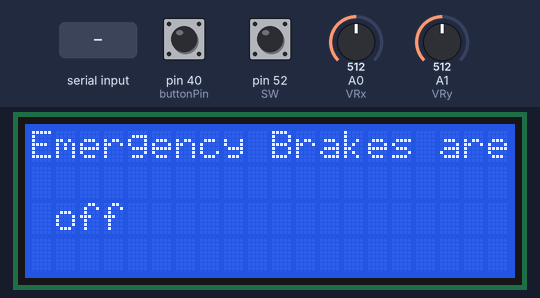
Bench run of a sketch on a simulated Arduino Mega 2560, built with avr-gcc and run on an emulated ATmega2560. On the bench: 20×4 character LCD. The inputs (shaded band) are chosen by the test bench; at power-on: A0 (VRx) = 512, pin 52 (SW) HIGH, pin 40 (buttonPin) LOW, A1 (VRy) = 512. What the sketch prints to the serial monitor is not drawn.

Above: at 1.2 s.
1.3 s: A0 (VRx) set to 743
6.6 s: A0 (VRx) set to 779
At 8.3 s:
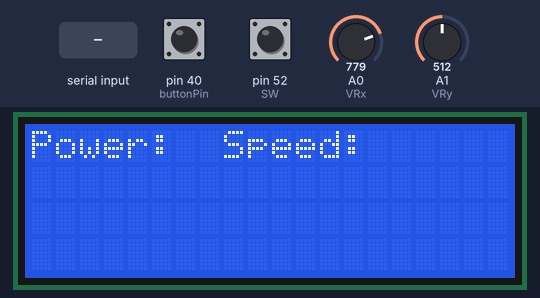
11.9 s: pin 52 (SW) pulled LOW for 0.15 s
At 12.03 s:
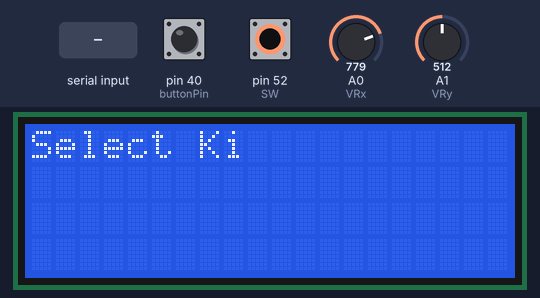
13.5 s: pin 52 (SW) pulled LOW for 3.2 s
At 17.5 s:
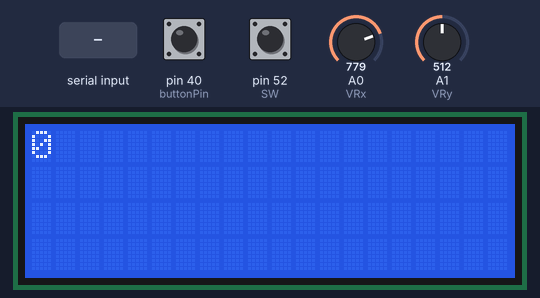
18.2 s: pin 52 (SW) pulled LOW for 3.2 s
At 19.0 s:
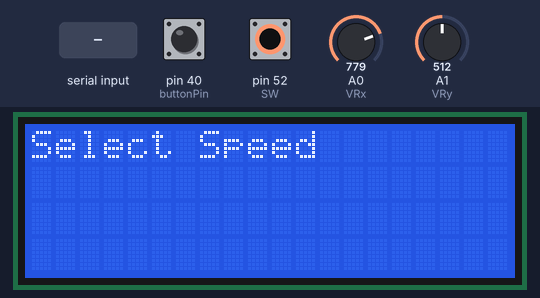
Timing chart, 0 to 19.4 s (numbered marks = the images above; inputs shaded):
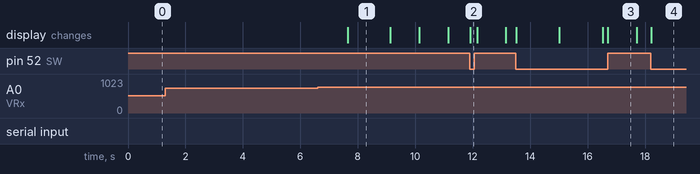

The sketch:

Main.ino
```cpp
#include "include/HWTrainCommunications.hpp"
#include "include/Devices/Devices.hpp"
#include "include/Scheduler.hpp"


void setup()
{
  Serial.begin(9600);

  Devices::InitializeLCD();
  Devices::InitializeJoystick();
  Devices::InitializeButton();


  // Initialize the LCD
  Devices::WriteCharLCD("WELCOME");
}

void loop()
{
  HWTrainCommunications::CommsTask();
}
```

Button.hpp
```cpp
#ifndef BUTTON_HPP
#define BUTTON_HPP

#include <Arduino.h>

namespace Button
{

    void InitializeButton();

    void ButtonClick();

}

#endif
```

Devices.hpp
```cpp
#ifndef Devices_HPP
#define Devices_HPP

#include <Arduino.h>

namespace Devices
{

void InitializeLCD();

void WriteLCD(String& rText);

void WriteCharLCD(char* pChar);

void ClearLCD();

void ScrollRight();

void ScrollTask(void* pNothing);

void InitializeJoystick();

int JoystickRead(int data);

int JoystickReadAlpha(int data);

int JoystickReadBeta(int data);

int JoystickReadCharlie(int data);

bool JoystickClick();

void InitializeButton();

bool ButtonClick();

}

#endif
```

HWTrainCommunications.hpp
```cpp
#ifndef HWTRAINCOMMUNICATIONS
#define HWTRAINCOMMUNICATIONS


namespace HWTrainCommunications
{

enum class RequestCode
{
    INVALID = 1,
    CHECK = 2,

    HWTRAIN_PULL_EBRAKE = 224, // Used by the HW Train Ctrl to pull the train's ebrake
    HWTRAIN_SET_SETPOINT_SPEED = 225, // Used by the HW Train Ctrl to set a train's setpoint speed
    HWTRAIN_PRESS_SERVICE_BRAKE = 226, // Used by the HW Train Ctrl to update use a train's service brake
    HWTRAIN_TOGGLE_DAMN_DOORS = 227, // Used by the HW Train Ctrl to toggle a train's door
    HWTRAIN_TOGGLE_CABIN_LIGHTS = 228, // Used by the HW Train Ctrl to toggle a train's lights
    HWTRAIN_SET_TEMPERATURE = 229, // Used by the HW Train Ctrl to play temperature by sean paul
    HWTRAIN_ANNOUNCE_STATIONS = 230, // Used by the HW Train Ctrl to announce stations
    HWTRAIN_DISPLAY_ADS = 231, // Used by the HW Train Ctrl to display a train's advertisements
    HWTRAIN_GET_HW_TRAIN_CONTROLLER_REQUEST = 232, // Used by the connector script to check if any requests exist for the hardware
    HWTRAIN_SEND_HW_TRAIN_CONTROLLER_RESPONSE = 233, // Used by the connector script to forward the hardware's response to the server
    HWTRAIN_GET_HW_TRAIN_CONTROLLER_RESPONSE = 234, // Used by HW Train Ctrl to get response from the hardware
    HWTRAIN_DISPATCH_TRAIN = 235, // Used by HWTrainController to signify a train has been dispatched
    HWTRAIN_UPDATE_CURRENT_SPEED = 236, // Used by the train model to update a train's current speed
    HWTRAIN_UPDATE_COMMAND_SPEED = 237, // Used by the train model to update a train's command speed
    HWTRAIN_UPDATE_AUTHORITY = 238, // Used by the train model to update a train's authority
    HWTRAIN_SIGNAL_FAILURE = 239, // Used by the train model to cause a train's failure
    HWTRAIN_PULL_PASSENGER_EBRAKE = 240, // Used by the train model to pull a train's passenger e-brake
    HWTRAIN_GUI_GATHER_DATA = 241, // Used by the gui to update the user interface
    HWTRAIN_ENGINE_FAILURE = 242, // Used by the gui to resolve a train failure
    HWTRAIN_GUI_SET_KP = 243, // Set Kp
    HWTRAIN_GUI_GET_MODE = 244, // Displays the mode
    HWTRAIN_GUI_DISPLAY_POWER = 245, // Displays power
    HWTRAIN_GUI_SET_KI = 246, // Set Ki
    HWTRAIN_BRAKE_FAILURE = 247,
    HWTRAIN_GET_DATA = 248,
    HWTRAIN_SEND_SIGFAIL_DATA = 249,
    HWTRAIN_SEND_ENGFAIL_DATA = 250,
    HWTRAIN_SEND_BRAKEFAIL_DATA = 251,
    HWTRAIN_SEND_POWER_DATA = 252,
    HWTRAIN_SEND_SETSP_DATA = 253,
};

enum class ResponseCode
{
    SUCCESS = 0,
    ERROR = 1,
};

int Menu(int);
void CommsTask();

}

#endif 
```

List.hpp
```cpp
/**
 * @file List.hpp
 *
 * @brief Declarations and implementation for
 * array backed list
*/
#ifndef LIST_HPP
#define LIST_HPP

// SYSTEM INCLUDES
#include <assert.h>
#include <stdint.h>

// C++ PROJECT INCLUDES
// (None)

/**
 * @class List
 *
 * @brief Array-backed list class
 * @tparam T type stored in list
*/
template <typename T>
class List
{
public:
    /**
     * @brief Constructs a new List object
     *
     * @param[in] initialSize Initial size of list
    */
    explicit List(uint32_t initialSize = 10) :
        m_length(0),
        m_arraySize(initialSize),
        m_list(new T[initialSize])
    {}

    /**
     * @brief Destroys the List object
    */
    ~List()
    {
        delete[] m_list;
    }

    /// Delete copy constructor
    List(const List& rOther) = delete;

    /// Delete assignment operator
    List& operator=(List const&) = delete;

    /**
     * @brief Appends an element to the end of the list
     *
     * @param element   Element to be inserted
    */
    void Append(T element)
    {
        // If the array is filled, resize it
        if (m_arraySize == m_length)
        {
            Resize();
        }

        m_list[m_length++] = element;
    }

    /**
     * @brief Operator[]
    */
    T& operator[](const uint32_t index)
    {
        assert(index < m_length);
        return m_list[index];
    }

    /**
     * @brief Operator[]
    */
    const T& operator[](const uint32_t index) const
    {
        assert(index < m_length);
        return m_list[index];
    }

    /**
     * @brief Inserts the given element at the given position
    */
    void Insert(T element, uint32_t index)
    {
        assert(index <= m_length);
        // If the array is filled, resize it
        if (m_arraySize == m_length)
        {
            Resize();
        }

        // If we are just appending, use that method
        if (index == m_length)
        {
            Append(element);
            return;
        }

        for (int32_t i = m_length - 1; i >= 0; i--)
        {
            m_list[i + 1] = m_list[i];
            if (i == index)
            {
                m_list[i] = element;
                m_length++;
                break;
            }
        }
    }

    /**
     * @brief Removes the element at the given index
     *
     * @param index     Index of element to remove
     * @return Element that was removed
    */
    T Remove(uint32_t index)
    {
        // Bounds check
        assert(index <= (m_length - 1));

        T oldValue = m_list[index];

        for (uint32_t i = index; i < m_length - 1; i++)
        {
            m_list[i] = m_list[i+1];
        }
        m_length--;
        return oldValue;
    }

    /**
     * @brief Clears the list
    */
    void Clear(void) { m_length = 0; }

    /**
     * @brief Gets the length member
    */
    uint32_t GetLength() const
    {
        return m_length;
    }

    /**
     * @brief Whether the list is empty
    */
    bool IsEmpty() const
    {
        return m_length == 0;
    }

protected:
private:
    /// Number of elements in the list
    uint32_t m_length;

    /// Size of the array
    uint32_t m_arraySize;

    /// Array of elements
    T* m_list;

    /**
     * @brief Resizes the internal array
     * by a factor of two
    */
    void Resize()
    {
        m_arraySize *= 2;
        T* newList = new T[m_arraySize];
        for (uint32_t i = 0; i < m_length; i++)
        {
            newList[i] = m_list[i];
        }
        delete[] m_list;
        m_list = newList;
    }
};

#endif // LIST_HPP
```

Scheduler.hpp
```cpp
/**
 * @file Scheduler.hpp
 *
 * @brief Declaration of the Scheduler class
*/
#ifndef SCHEDULER_HPP
#define SCHEDULER_HPP

// SYSTEM INCLUDES
// (None)

// C++ PROJECT INCLUDES
#include "List.hpp" // For List

// FORWARD REFERENCES
class UserProgram;
class SystemTask;
class Task;

/**
 * @class Scheduler
 *
 * @brief Class responsible for scheduling
 * and running tasks
*/
class Scheduler
{
public:
    /**
     * @brief Gets the singleton instance
    */
    static Scheduler& GetInstance()
    {
        static Scheduler* pInstance = new Scheduler();
        return *(pInstance);
    }

    /**
     * @brief Adds a task to the schedule
     *
     * @param pTask     Task to be added
    */
    void AddTask(SystemTask* pTask)
    {
        m_taskList.Append(pTask);
    }

    /**
     * @brief Adds a task to the event driven task list
     *
     * @param pTask     Task to be added
    */
    void AddEventDrivenTask(Task* pTask)
    {
        m_eventDrivenTaskList.Append(pTask);
    }

    /**
     * @brief Runs through tasks and executes
     * those that need run
    */
    void RunTasks();

    /**
     * @brief Runs an event driven task with the given event name
     *
     * @param rEventName        Name of the event that was triggered
     * @return Whether any task was run
    */
    bool RunEventDrivenTask(const String& rEventName);

    /**
     * @brief Removes all user tasks from the schedule
    */
    void RemoveUserTasks();

protected:
private:
    /// List of tasks
    List<SystemTask*> m_taskList;

    /// List of event driven tasks
    List<Task*> m_eventDrivenTaskList;

    /**
     * @brief Creates a new Scheduler object
    */
    Scheduler() :
        m_taskList(),
        m_eventDrivenTaskList(5)
    {}
};

#endif // SCHEDULER_HPP
```

Button.cpp
```cpp
#include <Wire.h>
#include "../../include/Button/Button.hpp"

namespace Button
{

    const int buttonPin = 40;
    int buttonState;
    int lastButtonState = 0;
    unsigned long lastDebounceTime = 0;
    unsigned long debounceDelay = 50;

    void Initialize()
    {
        pinMode(buttonPin, INPUT);
    }

    void ButtonClick()
    {
        buttonState = digitalRead(buttonPin);
        if(buttonState == HIGH)
        {

        } else {

        }
    }

}
```

Devices.cpp
```cpp
#include <LiquidCrystal_I2C.h>
#include <Wire.h>
#include "../../include/Devices/Devices.hpp"

namespace Devices
{
    //LCD
    static LiquidCrystal_I2C lcd = LiquidCrystal_I2C(0x27, 20, 4);

    // Joystick
    const int SW = 52;
    const int VRx = A0;
    const int VRy = A1;
    int xPosition = 0;
    int yPosition = 0;
    int SW_state = 0;
    int mapX = 0;
    int mapY = 0;

    //Button
    const int buttonPin = 40;
    int buttonState;
    int lastButtonState = 0;
    unsigned long lastDebounceTime = 0;
    unsigned long debounceDelay = 50;

    unsigned long current, previous=0, inter=500;

    // LCD
    void InitializeLCD()
    {
        lcd.init();
        lcd.backlight();
    }

    void WriteLCD(String& rText)
    {
        lcd.setCursor(0,0);
        lcd.print(rText);
    }

    void WriteCharLCD(char* pChar)
    {
        lcd.setCursor(0,0);
        lcd.print(pChar);
    }

    void ClearLCD()
    {
        lcd.clear();
    }

    void ScrollRight()
    {
        // MAKE SCHEDULER TO INPUT DELAY SO LCD WORKS
        lcd.scrollDisplayRight();
    }

    void ScrollTask(void* pNothing)
    {
        ScrollRight();
    }

    void InitializeJoystick()
    {
        pinMode(VRx, INPUT);
        pinMode(VRy, INPUT);
        pinMode(SW, INPUT_PULLUP);
    }

    int JoystickRead(int data)
    {
        while(1){
            xPosition = analogRead(VRx);
            yPosition = analogRead(VRy);
            current = millis();
            if(xPosition >= 762){
                if (current - previous >= inter) {
                    previous = current;
                    data--;
                }
                return data;
            } else if (xPosition <= 262){
                if (current - previous >= inter) {
                    previous = current;
                    data++;
                }
                return data;
            } else {
                return data;
            }

        }
    }

    int JoystickReadAlpha(int data)
    {
        while(1){
            xPosition = analogRead(VRx);
            yPosition = analogRead(VRy);
            current = millis();
            if(xPosition >= 762){
                if (current - previous >= inter) {
                    previous = current;
                    data=data-5000;
                }
                return data;
            } else if (xPosition <= 262){
                if (current - previous >= inter) {
                    previous = current;
                    data=data+5000;
                }
                return data;
            } else {
                return data;
            }

        }
    }

    int JoystickReadBeta(int data)
    {
        while(1){
            xPosition = analogRead(VRx);
            yPosition = analogRead(VRy);
            current = millis();
            if(xPosition >= 762){
                if (current - previous >= inter) {
                    previous = current;
                    data=data-100;
                }
                return data;
            } else if (xPosition <= 262){
                if (current - previous >= inter) {
                    previous = current;
                    data=data+100;
                }
                return data;
            } else {
                return data;
            }

        }
    }

    int JoystickReadCharlie(int data)
    {
        while(1){
            xPosition = analogRead(VRx);
            yPosition = analogRead(VRy);
            current = millis();
            if(xPosition >= 762){
                if (current - previous >= inter) {
                    previous = current;
                    data=data-5;
                }
                return data;
            } else if (xPosition <= 262){
                if (current - previous >= inter) {
                    previous = current;
                    data=data+5;
                }
                return data;
            } else {
                return data;
            }

        }
    }

    bool JoystickClick()
    {
        SW_state = digitalRead(SW);
        //Serial.println(SW_state);
        bool state;
        if(SW_state == LOW)
        {
            //state = !state;
            return true;
        } else {
            //return;
            return false;
        }
    }
    void InitializeButton()
    {
        pinMode(buttonPin, INPUT);
    }

    bool ButtonClick()
    {
        buttonState = digitalRead(buttonPin);
        bool state;
        if(buttonState == LOW)
        {
            //state = !state;
            return true;
        } else {
            //return;
            return false;
        }
    }
}
```

Source omitted: HWTrainCommunications.cpp (20074 bytes)

Measured:
- the behaviour switches between 761 and 762 on A0 (VRx) (found by bisection; images 0 and 1)
- after the input at 6.6 s, the display: changes after 1.0 s (image 1)
- after the input at 11.9 s, the display: changes at once (image 2)
- after the input at 13.5 s, the display: first changes at once (image 3 shows a later state)
- after the input at 18.2 s, the display: changes at once (image 4)
- what the display in image 1 shows lasts 1.5 s, from 7.6 s to 9.1 s
- what the display in image 3 shows lasts 1.0 s, from 16.7 s to 17.7 s
